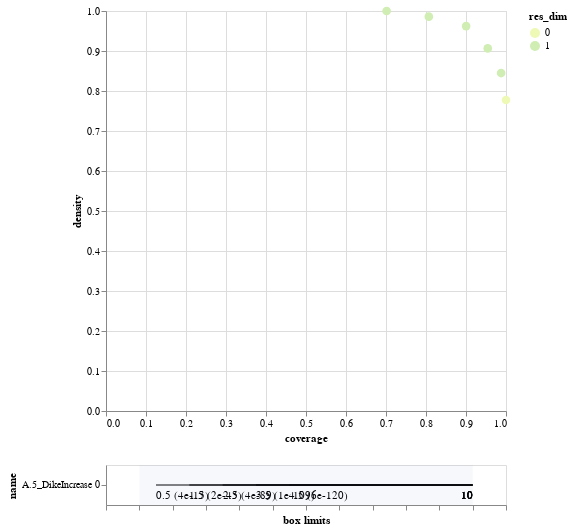

The cell this chart's notebook holds for it:
### Code cell
box3.inspect_tradeoff()

### Figure 1 — Vega-Lite specification as saved in the notebook (floating-point values rounded to 4 significant figures)
{"config": {"view": {"continuousWidth": 400, "continuousHeight": 300}}, "vconcat": [{"data": {"name": "data-d74e4bd39278b08a96b30f5f39f39e61"}, "mark": {"type": "circle", "size": 75}, "encoding": {"color": {"type": "ordinal", "field": "res_dim", "scale": {"range": ["#eff9b6", "#d0edb3", "#97d6b9", "#5dc0c0", "#31a5c2", "#1f80b8", "#2354a3", "#21318d"]}}, "opacity": {"condition": {"value": 1, "selection": "selector005"}, "value": 0.4}, "tooltip": [{"type": "ordinal", "field": "id"}, {"type": "quantitative", "field": "coverage", "format": ".2"}, {"type": "quantitative", "field": "density", "format": ".2"}, {"type": "ordinal", "field": "res_dim"}], "x": {"type": "quantitative", "field": "coverage"}, "y": {"type": "quantitative", "field": "density"}}, "height": 400, "selection": {"selector005": {"type": "single", "fields": ["id"]}}, "width": 400}, {"layer": [{"data": {"name": "data-f571221557e5422e351fbea2540c816d"}, "mark": "rule", "encoding": {"x": {"type": "quantitative", "axis": {"grid": false, "labels": false, "title": "box limits"}, "field": "x_lower", "scale": {"domain": [0, 1], "padding": 0.1}}, "x2": {"field": "x_upper"}, "y": {"type": "nominal", "field": "name", "scale": {"padding": 1.0}}}, "transform": [{"calculate": "(datum.x1-datum.minimum)/(datum.maximum-datum.minimum)", "as": "x_lower"}, {"calculate": "(datum.x2-datum.minimum)/(datum.maximum-datum.minimum)", "as": "x_upper"}, {"filter": {"selection": "selector005"}}], "width": 400}, {"data": {"name": "data-f571221557e5422e351fbea2540c816d"}, "mark": {"type": "text", "align": "left", "baseline": "top", "dy": 5}, "encoding": {"text": {"type": "ordinal", "field": "text"}, "x": {"type": "quantitative", "axis": {"grid": false, "labels": false, "title": "box limits"}, "field": "x_lower", "scale": {"domain": [0, 1], "padding": 0.1}}, "x2": {"field": "x_upper"}, "y": {"type": "nominal", "field": "name", "scale": {"padding": 1.0}}}, "transform": [{"calculate": "(datum.x1-datum.minimum)/(datum.maximum-datum.minimum)", "as": "x_lower"}, {"calculate": "(datum.x2-datum.minimum)/(datum.maximum-datum.minimum)", "as": "x_upper"}, {"filter": {"selection": "selector005"}}, {"calculate": "datum.qp_lower>0?format(datum.x1, \".2\")+\" (\"+format(datum.qp_lower, \".1~g\")+\")\" :format(datum.x1, \".2\")", "as": "text"}], "width": 400}, {"data": {"name": "data-f571221557e5422e351fbea2540c816d"}, "mark": {"type": "text", "align": "right", "baseline": "top", "dy": 5}, "encoding": {"text": {"type": "ordinal", "field": "text"}, "x": {"type": "quantitative", "field": "x_upper"}, "x2": {"field": "x_upper"}, "y": {"type": "nominal", "field": "name", "scale": {"padding": 1.0}}}, "transform": [{"calculate": "(datum.x1-datum.minimum)/(datum.maximum-datum.minimum)", "as": "x_lower"}, {"calculate": "(datum.x2-datum.minimum)/(datum.maximum-datum.minimum)", "as": "x_upper"}, {"filter": {"selection": "selector005"}}, {"calculate": "datum.qp_upper>0?format(datum.x2, \".2\")+\" (\"+format(datum.qp_upper, \".1\")+\")\" :format(datum.x2, \".2\")", "as": "text"}], "width": 400}, {"data": {"name": "data-bb8d07f6df3d47a6a475317795287b23"}, "mark": {"type": "rect", "opacity": 0.05}, "encoding": {"x": {"type": "quantitative", "field": "start"}, "x2": {"field": "end"}}}, {"data": {"name": "data-d751713988987e9331980363e24189ce"}, "mark": "point", "encoding": {"x": {"type": "quantitative", "field": "x"}, "y": {"type": "nominal", "field": "name"}}, "transform": [{"filter": {"selection": "selector005"}}], "width": 400}, {"data": {"name": "data-d751713988987e9331980363e24189ce"}, "mark": {"type": "text", "align": "center", "baseline": "top", "dy": 5}, "encoding": {"text": {"type": "nominal", "field": "item"}, "x": {"type": "quantitative", "field": "x"}, "y": {"type": "nominal", "field": "name"}}, "transform": [{"filter": {"selection": "selector005"}}], "width": 400}]}], "$schema": "https://vega.github.io/schema/vega-lite/v4.8.1.json", "datasets": {"data-d74e4bd39278b08a96b30f5f39f39e61": [{"coverage": 1.0, "density": 0.7775, "id": 0, "mass": 1.0, "mean": 0.7775, "res_dim": 0}, {"coverage": 0.9878, "density": 0.8449, "id": 1, "mass": 0.909, "mean": 0.8449, "res_dim": 1}, {"coverage": 0.9543, "density": 0.9065, "id": 2, "mass": 0.8185, "mean": 0.9065, "res_dim": 1}, {"coverage": 0.9003, "density": 0.9622, "id": 3, "mass": 0.7275, "mean": 0.9622, "res_dim": 1}, {"coverage": 0.8071, "density": 0.9859, "id": 4, "mass": 0.6365, "mean": 0.9859, "res_dim": 1}, {"coverage": 0.7016, "density": 1.0, "id": 5, "mass": 0.5455, "mean": 1.0, "res_dim": 1}], "data-f571221557e5422e351fbea2540c816d": [{"x1": 0.5, "x2": 10.0, "name": "A.5_DikeIncrease 0", "id": 1, "minimum": 0.0, "maximum": 10.0, "qp_lower": 3.883e-13, "qp_upper": -1.0}, {"x1": 1.5, "x2": 10.0, "name": "A.5_DikeIncrease 0", "id": 2, "minimum": 0.0, "maximum": 10.0, "qp_lower": 2.485e-43, "qp_upper": -1.0}, {"x1": 2.5, "x2": 10.0, "name": "A.5_DikeIncrease 0", "id": 3, "minimum": 0.0, "maximum": 10.0, "qp_lower": 3.568e-89, "qp_upper": -1.0}, {"x1": 3.5, "x2": 10.0, "name": "A.5_DikeIncrease 0", "id": 4, "minimum": 0.0, "maximum": 10.0, "qp_lower": 1.353e-109, "qp_upper": -1.0}, {"x1": 4.5, "x2": 10.0, "name": "A.5_DikeIncrease 0", "id": 5, "minimum": 0.0, "maximum": 10.0, "qp_lower": 5.677e-120, "qp_upper": -1.0}], "data-bb8d07f6df3d47a6a475317795287b23": [{"start": 0, "end": 1}], "data-d751713988987e9331980363e24189ce": []}}
